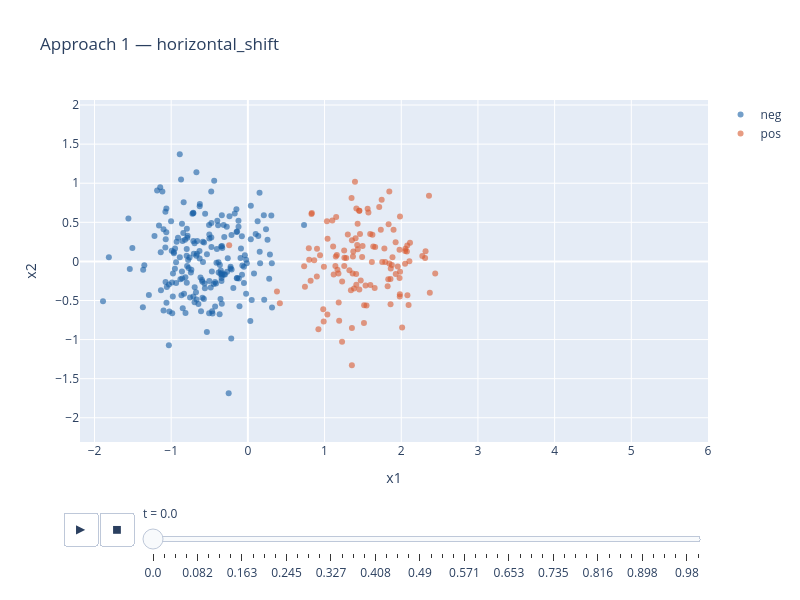

The cell this chart's notebook holds for it:
### Markdown cell above
## Approach 1 — horizontal_shift

Two blobs (neg / pos), both means translated together along `+x1` as `t` grows (`SHIFT_RATE = 3.0`). Per-bag prevalence is balanced and smooth (`Dir(50·(0.5, 0.5))`). Pure spatial covariate shift: the classifier trained at `t = 0` learns an `x1` boundary, but both blobs slide past it.

### Code cell
plot_dataset(
    "data/horizontal_shift_labelshift_experiment/c5_s320.csv",
    "Approach 1 — horizontal_shift",
).show()

### Figure 1 — Plotly figure (JSON) as saved in the notebook; plotly's stock layout.template omitted (floating-point values rounded to 4 significant figures; data arrays with more than 128 entries replaced by an {"elided": "..."} marker saying what was removed)
{"data": [{"hovertemplate": "blob=neg<br>t_frame=0.0<br>x1=%{x}<br>x2=%{y}<extra></extra>", "legendgroup": "neg", "marker": {"color": "#185FA5", "opacity": 0.6, "size": 6, "symbol": "circle"}, "mode": "markers", "name": "neg", "orientation": "v", "showlegend": true, "type": "scatter", "x": {"elided": "201 float values"}, "xaxis": "x", "y": {"elided": "201 float values"}, "yaxis": "y"}, {"hovertemplate": "blob=pos<br>t_frame=0.0<br>x1=%{x}<br>x2=%{y}<extra></extra>", "legendgroup": "pos", "marker": {"color": "#D85A30", "opacity": 0.6, "size": 6, "symbol": "circle"}, "mode": "markers", "name": "pos", "orientation": "v", "showlegend": true, "type": "scatter", "x": [1.356, 1.16, 1.303, 1.954, 0.8338, 1.984, 2.443, 0.9915, 1.982, 2.373, 1.927, 1.431, 0.8293, 1.472, 1.835, 1.844, 1.983, 1.259, 1.752, 1.635, 1.878, 1.344, 1.101, 1.462, 0.9198, 1.031, 1.978, 1.141, 1.367, 0.3793, 1.415, 1.572, 1.324, -0.2439, 1.745, 1.282, 1.184, 1.181, 2.106, 1.146, 1.597, 2.011, 1.404, 0.9014, 2.078, 0.7441, 2.051, 1.496, 1.822, 1.37, 1.257, 2.08, 2.362, 0.7337, 1.653, 1.169, 1.831, 2.317, 1.454, 1.78, 1.352, 1.863, 0.7947, 0.9885, 1.375, 2.074, 1.86, 1.49, 1.886, 1.86, 1.66, 0.9411, 1.357, 1.929, 1.119, 1.562, 1.426, 2.114, 1.978, 1.845, 1.98, 1.151, 1.412, 1.535, 2.096, 1.433, 1.453, 1.112, 1.039, 0.8184, 1.516, 1.792, 1.037, 0.7998, 0.9826, 1.397, 1.624, 1.595, 0.8994, 1.617, 1.414, 1.384, 0.4169, 1.713, 2.311, 1.9, 1.19, 1.514, 1.357, 0.8649, 2.055, 1.734, 2.275, 2.05, 1.256, 1.229, 1.228, 1.547, 1.452], "xaxis": "x", "y": [-1.327, 0.08216, 0.3443, -0.06609, 0.619, -0.1338, -0.156, -0.06971, -0.4192, -0.4009, 0.2435, 0.4832, 0.6071, -0.2426, 0.474, 0.8942, 0.574, 0.04764, -0.007935, 0.1906, -0.04544, -0.3704, 0.5243, 0.3519, -0.8668, 0.5128, 0.1485, -0.0585, -0.1543, -0.3837, 0.6782, 0.6265, -0.113, 0.2072, 0.7888, 0.04211, -0.526, -0.1543, 0.0009891, 0.06345, -0.3024, -0.8445, 0.2974, 0.1616, 0.2029, -0.3257, 0.1334, 0.1973, -0.3168, 0.06391, -0.05968, -0.4328, 0.8405, -0.06307, -0.3403, -0.1062, -0.2287, 0.1297, 0.6481, 0.1652, 0.8112, -0.09097, 0.1668, -0.7674, 0.1259, 0.1263, -0.5482, 0.05555, 0.0519, -0.2255, 0.1855, 0.0785, -0.8515, -0.1618, -0.1687, 0.6744, 0.2113, 0.2386, -0.2131, -0.02593, -0.4488, 0.5674, -0.1605, -0.3084, -0.5586, 0.1552, -0.3588, 0.1902, 0.289, -0.2482, -0.56, -0.008291, -0.6793, 0.02282, -0.6104, 1.019, 0.3412, 0.3502, -0.1925, -0.008013, -0.2978, -0.3462, -0.5342, 0.6963, 0.04327, 0.4061, -0.7593, -0.7881, 0.272, 0.01444, 0.1617, 0.4055, 0.06772, -0.0287, 0.1408, -0.2563, -1.027, -0.5652, 0.6484], "yaxis": "y"}], "layout": {"height": 600, "legend": {"title": {"text": ""}, "tracegroupgap": 0}, "sliders": [{"active": 0, "currentvalue": {"prefix": "t = "}, "len": 0.9, "pad": {"b": 10, "t": 60}, "steps": [{"args": [["0.0"], {"frame": {"duration": 0, "redraw": false}, "fromcurrent": true, "mode": "immediate", "transition": {"duration": 0, "easing": "linear"}}], "label": "0.0", "method": "animate"}, {"args": [["0.02"], {"frame": {"duration": 0, "redraw": false}, "fromcurrent": true, "mode": "immediate", "transition": {"duration": 0, "easing": "linear"}}], "label": "0.02", "method": "animate"}, {"args": [["0.041"], {"frame": {"duration": 0, "redraw": false}, "fromcurrent": true, "mode": "immediate", "transition": {"duration": 0, "easing": "linear"}}], "label": "0.041", "method": "animate"}, {"args": [["0.061"], {"frame": {"duration": 0, "redraw": false}, "fromcurrent": true, "mode": "immediate", "transition": {"duration": 0, "easing": "linear"}}], "label": "0.061", "method": "animate"}, {"args": [["0.082"], {"frame": {"duration": 0, "redraw": false}, "fromcurrent": true, "mode": "immediate", "transition": {"duration": 0, "easing": "linear"}}], "label": "0.082", "method": "animate"}, {"args": [["0.102"], {"frame": {"duration": 0, "redraw": false}, "fromcurrent": true, "mode": "immediate", "transition": {"duration": 0, "easing": "linear"}}], "label": "0.102", "method": "animate"}, {"args": [["0.122"], {"frame": {"duration": 0, "redraw": false}, "fromcurrent": true, "mode": "immediate", "transition": {"duration": 0, "easing": "linear"}}], "label": "0.122", "method": "animate"}, {"args": [["0.143"], {"frame": {"duration": 0, "redraw": false}, "fromcurrent": true, "mode": "immediate", "transition": {"duration": 0, "easing": "linear"}}], "label": "0.143", "method": "animate"}, {"args": [["0.163"], {"frame": {"duration": 0, "redraw": false}, "fromcurrent": true, "mode": "immediate", "transition": {"duration": 0, "easing": "linear"}}], "label": "0.163", "method": "animate"}, {"args": [["0.184"], {"frame": {"duration": 0, "redraw": false}, "fromcurrent": true, "mode": "immediate", "transition": {"duration": 0, "easing": "linear"}}], "label": "0.184", "method": "animate"}, {"args": [["0.204"], {"frame": {"duration": 0, "redraw": false}, "fromcurrent": true, "mode": "immediate", "transition": {"duration": 0, "easing": "linear"}}], "label": "0.204", "method": "animate"}, {"args": [["0.224"], {"frame": {"duration": 0, "redraw": false}, "fromcurrent": true, "mode": "immediate", "transition": {"duration": 0, "easing": "linear"}}], "label": "0.224", "method": "animate"}, {"args": [["0.245"], {"frame": {"duration": 0, "redraw": false}, "fromcurrent": true, "mode": "immediate", "transition": {"duration": 0, "easing": "linear"}}], "label": "0.245", "method": "animate"}, {"args": [["0.265"], {"frame": {"duration": 0, "redraw": false}, "fromcurrent": true, "mode": "immediate", "transition": {"duration": 0, "easing": "linear"}}], "label": "0.265", "method": "animate"}, {"args": [["0.286"], {"frame": {"duration": 0, "redraw": false}, "fromcurrent": true, "mode": "immediate", "transition": {"duration": 0, "easing": "linear"}}], "label": "0.286", "method": "animate"}, {"args": [["0.306"], {"frame": {"duration": 0, "redraw": false}, "fromcurrent": true, "mode": "immediate", "transition": {"duration": 0, "easing": "linear"}}], "label": "0.306", "method": "animate"}, {"args": [["0.327"], {"frame": {"duration": 0, "redraw": false}, "fromcurrent": true, "mode": "immediate", "transition": {"duration": 0, "easing": "linear"}}], "label": "0.327", "method": "animate"}, {"args": [["0.347"], {"frame": {"duration": 0, "redraw": false}, "fromcurrent": true, "mode": "immediate", "transition": {"duration": 0, "easing": "linear"}}], "label": "0.347", "method": "animate"}, {"args": [["0.367"], {"frame": {"duration": 0, "redraw": false}, "fromcurrent": true, "mode": "immediate", "transition": {"duration": 0, "easing": "linear"}}], "label": "0.367", "method": "animate"}, {"args": [["0.388"], {"frame": {"duration": 0, "redraw": false}, "fromcurrent": true, "mode": "immediate", "transition": {"duration": 0, "easing": "linear"}}], "label": "0.388", "method": "animate"}, {"args": [["0.408"], {"frame": {"duration": 0, "redraw": false}, "fromcurrent": true, "mode": "immediate", "transition": {"duration": 0, "easing": "linear"}}], "label": "0.408", "method": "animate"}, {"args": [["0.429"], {"frame": {"duration": 0, "redraw": false}, "fromcurrent": true, "mode": "immediate", "transition": {"duration": 0, "easing": "linear"}}], "label": "0.429", "method": "animate"}, {"args": [["0.449"], {"frame": {"duration": 0, "redraw": false}, "fromcurrent": true, "mode": "immediate", "transition": {"duration": 0, "easing": "linear"}}], "label": "0.449", "method": "animate"}, {"args": [["0.469"], {"frame": {"duration": 0, "redraw": false}, "fromcurrent": true, "mode": "immediate", "transition": {"duration": 0, "easing": "linear"}}], "label": "0.469", "method": "animate"}, {"args": [["0.49"], {"frame": {"duration": 0, "redraw": false}, "fromcurrent": true, "mode": "immediate", "transition": {"duration": 0, "easing": "linear"}}], "label": "0.49", "method": "animate"}, {"args": [["0.51"], {"frame": {"duration": 0, "redraw": false}, "fromcurrent": true, "mode": "immediate", "transition": {"duration": 0, "easing": "linear"}}], "label": "0.51", "method": "animate"}, {"args": [["0.531"], {"frame": {"duration": 0, "redraw": false}, "fromcurrent": true, "mode": "immediate", "transition": {"duration": 0, "easing": "linear"}}], "label": "0.531", "method": "animate"}, {"args": [["0.551"], {"frame": {"duration": 0, "redraw": false}, "fromcurrent": true, "mode": "immediate", "transition": {"duration": 0, "easing": "linear"}}], "label": "0.551", "method": "animate"}, {"args": [["0.571"], {"frame": {"duration": 0, "redraw": false}, "fromcurrent": true, "mode": "immediate", "transition": {"duration": 0, "easing": "linear"}}], "label": "0.571", "method": "animate"}, {"args": [["0.592"], {"frame": {"duration": 0, "redraw": false}, "fromcurrent": true, "mode": "immediate", "transition": {"duration": 0, "easing": "linear"}}], "label": "0.592", "method": "animate"}, {"args": [["0.612"], {"frame": {"duration": 0, "redraw": false}, "fromcurrent": true, "mode": "immediate", "transition": {"duration": 0, "easing": "linear"}}], "label": "0.612", "method": "animate"}, {"args": [["0.633"], {"frame": {"duration": 0, "redraw": false}, "fromcurrent": true, "mode": "immediate", "transition": {"duration": 0, "easing": "linear"}}], "label": "0.633", "method": "animate"}, {"args": [["0.653"], {"frame": {"duration": 0, "redraw": false}, "fromcurrent": true, "mode": "immediate", "transition": {"duration": 0, "easing": "linear"}}], "label": "0.653", "method": "animate"}, {"args": [["0.673"], {"frame": {"duration": 0, "redraw": false}, "fromcurrent": true, "mode": "immediate", "transition": {"duration": 0, "easing": "linear"}}], "label": "0.673", "method": "animate"}, {"args": [["0.694"], {"frame": {"duration": 0, "redraw": false}, "fromcurrent": true, "mode": "immediate", "transition": {"duration": 0, "easing": "linear"}}], "label": "0.694", "method": "animate"}, {"args": [["0.714"], {"frame": {"duration": 0, "redraw": false}, "fromcurrent": true, "mode": "immediate", "transition": {"duration": 0, "easing": "linear"}}], "label": "0.714", "method": "animate"}, {"args": [["0.735"], {"frame": {"duration": 0, "redraw": false}, "fromcurrent": true, "mode": "immediate", "transition": {"duration": 0, "easing": "linear"}}], "label": "0.735", "method": "animate"}, {"args": [["0.755"], {"frame": {"duration": 0, "redraw": false}, "fromcurrent": true, "mode": "immediate", "transition": {"duration": 0, "easing": "linear"}}], "label": "0.755", "method": "animate"}, {"args": [["0.776"], {"frame": {"duration": 0, "redraw": false}, "fromcurrent": true, "mode": "immediate", "transition": {"duration": 0, "easing": "linear"}}], "label": "0.776", "method": "animate"}, {"args": [["0.796"], {"frame": {"duration": 0, "redraw": false}, "fromcurrent": true, "mode": "immediate", "transition": {"duration": 0, "easing": "linear"}}], "label": "0.796", "method": "animate"}, {"args": [["0.816"], {"frame": {"duration": 0, "redraw": false}, "fromcurrent": true, "mode": "immediate", "transition": {"duration": 0, "easing": "linear"}}], "label": "0.816", "method": "animate"}, {"args": [["0.837"], {"frame": {"duration": 0, "redraw": false}, "fromcurrent": true, "mode": "immediate", "transition": {"duration": 0, "easing": "linear"}}], "label": "0.837", "method": "animate"}, {"args": [["0.857"], {"frame": {"duration": 0, "redraw": false}, "fromcurrent": true, "mode": "immediate", "transition": {"duration": 0, "easing": "linear"}}], "label": "0.857", "method": "animate"}, {"args": [["0.878"], {"frame": {"duration": 0, "redraw": false}, "fromcurrent": true, "mode": "immediate", "transition": {"duration": 0, "easing": "linear"}}], "label": "0.878", "method": "animate"}, {"args": [["0.898"], {"frame": {"duration": 0, "redraw": false}, "fromcurrent": true, "mode": "immediate", "transition": {"duration": 0, "easing": "linear"}}], "label": "0.898", "method": "animate"}, {"args": [["0.918"], {"frame": {"duration": 0, "redraw": false}, "fromcurrent": true, "mode": "immediate", "transition": {"duration": 0, "easing": "linear"}}], "label": "0.918", "method": "animate"}, {"args": [["0.939"], {"frame": {"duration": 0, "redraw": false}, "fromcurrent": true, "mode": "immediate", "transition": {"duration": 0, "easing": "linear"}}], "label": "0.939", "method": "animate"}, {"args": [["0.959"], {"frame": {"duration": 0, "redraw": false}, "fromcurrent": true, "mode": "immediate", "transition": {"duration": 0, "easing": "linear"}}], "label": "0.959", "method": "animate"}, {"args": [["0.98"], {"frame": {"duration": 0, "redraw": false}, "fromcurrent": true, "mode": "immediate", "transition": {"duration": 0, "easing": "linear"}}], "label": "0.98", "method": "animate"}, {"args": [["1.0"], {"frame": {"duration": 0, "redraw": false}, "fromcurrent": true, "mode": "immediate", "transition": {"duration": 0, "easing": "linear"}}], "label": "1.0", "method": "animate"}], "x": 0.1, "xanchor": "left", "y": 0, "yanchor": "top"}], "title": {"text": "Approach 1 — horizontal_shift"}, "updatemenus": [{"buttons": [{"args": [null, {"frame": {"duration": 500, "redraw": false}, "fromcurrent": true, "mode": "immediate", "transition": {"duration": 500, "easing": "linear"}}], "label": "&#9654;", "method": "animate"}, {"args": [[null], {"frame": {"duration": 0, "redraw": false}, "fromcurrent": true, "mode": "immediate", "transition": {"duration": 0, "easing": "linear"}}], "label": "&#9724;", "method": "animate"}], "direction": "left", "pad": {"r": 10, "t": 70}, "showactive": false, "type": "buttons", "x": 0.1, "xanchor": "right", "y": 0, "yanchor": "top"}], "width": 800, "xaxis": {"anchor": "y", "domain": [0, 1], "range": [-2.189, 6.0], "title": {"text": "x1"}}, "yaxis": {"anchor": "x", "domain": [0, 1], "range": [-2.31, 2.065], "title": {"text": "x2"}}}}
